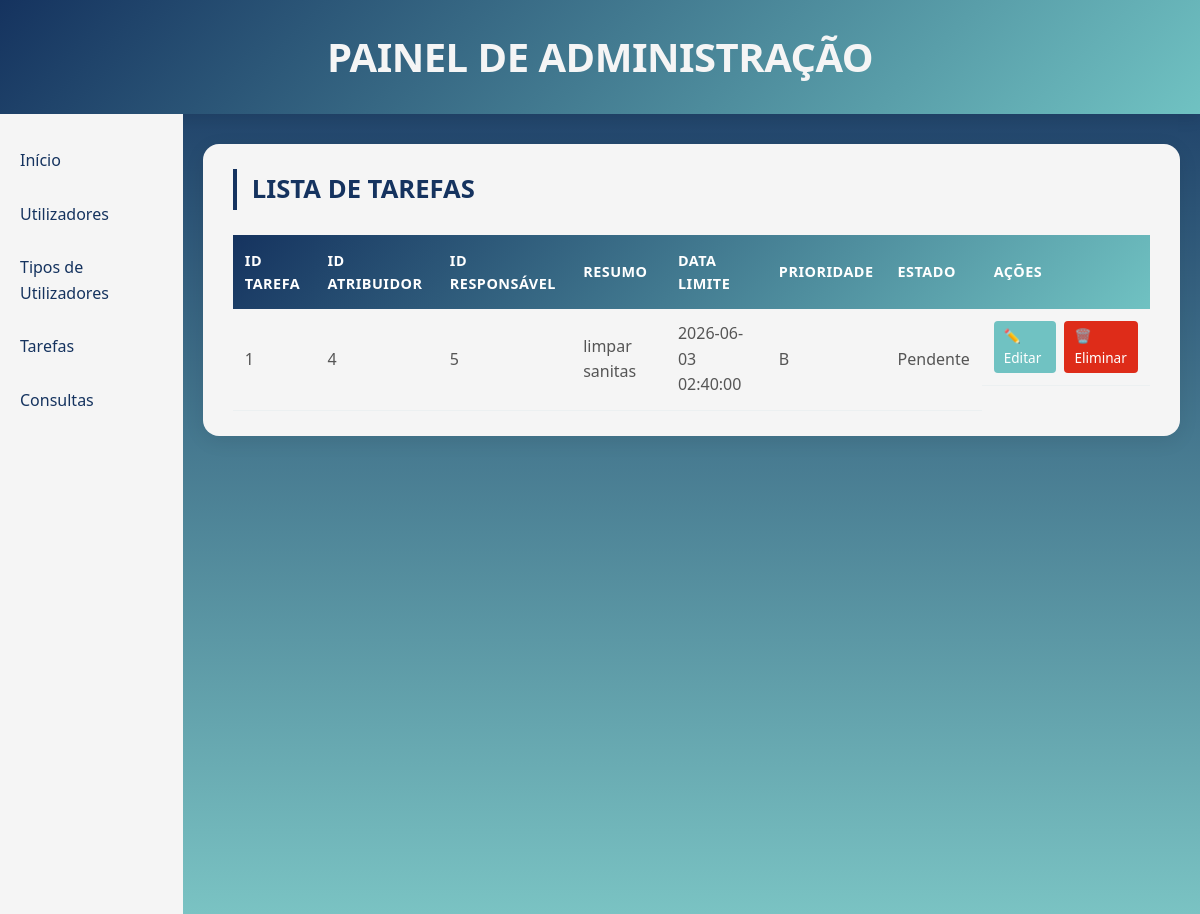
The app's page /adm/tarefas.php (signed in) with its own data.
### tables this page shows
CREATE TABLE `tarefas` (
  `id_tarefa` int(11) NOT NULL,
  `id_atribuidor` int(11) NOT NULL,
  `id_responsavel` int(11) NOT NULL,
  `resumo` varchar(300) NOT NULL,
  `data_lim` datetime DEFAULT NULL,
  `prioridade` char(1) DEFAULT NULL,
  `Estado` varchar(10) NOT NULL DEFAULT 'Pendente'
);

### adm/tarefas.php (the view, shortened to what this page needs)
<!DOCTYPE html>
<html lang="pt">
<head>
    <link rel="stylesheet" href="../styles/admin.css">
</head>
<body>
<?php
    require "../db.php";
    $sql = "SELECT id_tarefa, id_atribuidor, id_responsavel, resumo, data_lim, prioridade, Estado FROM tarefas";
    $result = $conn->query($sql);
?>
    <header>
        <h1>PAINEL DE ADMINISTRAÇÃO</h1>
    </header>
    <div class="layout">
        <nav class="sidebar">
            <ul>
                <li><a href="../admin.php">Início</a></li>
                <li><a href="utilizadores.php">Utilizadores</a></li>
                <li><a href="tipo_users.php">Tipos de Utilizadores</a></li>
                <li><a href="tarefas.php">Tarefas</a></li>
                <li><a href="consultas.php">Consultas</a></li>
            </ul>
        </nav>
        <main class="container">
            <section class="card">
                <div class="card-header">
                    <h2>LISTA DE TAREFAS</h2>
                </div>
                <table>
                    <thead>
                        <tr>
                            <th>ID Tarefa</th>
                            <th>ID Atribuidor</th>
                            <th>ID Responsável</th>
                            <th>Resumo</th>
                            <th>Data Limite</th>
                            <th>Prioridade</th>
                            <th>Estado</th>
                            <th>Ações</th>
                        </tr>
                    </thead>
                    <tbody>
                        <?php while($row = $result->fetch_assoc()): ?>
                        <tr>
                            <td><?= $row["id_tarefa"] ?></td>
                            <td><?= $row["id_atribuidor"] ?></td>
                            <td><?= $row["id_responsavel"] ?></td>
                            <td><?= $row["resumo"] ?></td>
                            <td><?= $row["data_lim"] ?></td>
                            <td><?= $row["prioridade"] ?></td>
                            <td><?= $row["Estado"] ?></td>
                            <td class="acoes">
                                <a href="scripts/edit_tarefa.php?id=<?= $row["id_tarefa"] ?>" class="btn-editar">✏️ Editar</a>
                                <a href="scripts/delete_tarefa.php?id=<?= $row["id_tarefa"] ?>" class="btn-eliminar" onclick="return confirm('Tem a certeza que deseja eliminar esta tarefa?')">🗑️ Eliminar</a>
                            </td>
                        </tr>
                        <?php endwhile; ?>
                    </tbody>
                </table>
            </section>
        </main>
    </div>
</body>
</html>

### styles/admin.css (style rules this page uses)
* { margin: 0; padding: 0; box-sizing: border-box; font-family: "Segoe UI", Tahoma, Geneva, Verdana, sans-serif; }
body { background: linear-gradient( #15335f 0%, #7ac3c3 100% ); color: #f5f5f5; line-height: 1.6; }
header { background: linear-gradient(135deg, #15335f 0%, #70c2c2 100%); color: #f5f5f5; padding: 25px 20px; text-align: center; box-shadow: 0 4px 15px rgba(0, 0, 0, 0.1); }
header h1 { font-size: 2rem; font-weight: bold; font-size: 40px; letter-spacing: -0.5px; }
.container { max-width: 1300px; margin: 30px auto; padding: 0 20px; }
.card { background: #F5F5F5; margin-bottom: 30px; padding: 25px 30px; border-radius: 16px; box-shadow: 0 5px 20px rgba(0, 0, 0, 0.08); transition: transform 0.2s ease, box-shadow 0.2s ease; }
.card h2 { margin-bottom: 25px; color: #15335f; font-size: 1.6rem; font-weight: 600; border-left: 4px solid #15335f; padding-left: 15px; }
table { width: 100%; border-collapse: collapse; margin-top: 10px; overflow-x: auto; display: block; }
table thead { background: linear-gradient(135deg, #15335f 0%, #70c2c2 100%); }
table th { color: white; padding: 14px 12px; text-align: left; font-weight: 600; font-size: 0.9rem; text-transform: uppercase; letter-spacing: 0.5px; }
table td { padding: 12px; border-bottom: 1px solid #ecf0f1; color: #555; }
table tbody tr { transition: background 0.2s ease; }
.card { animation: fadeIn 0.5s ease-out; }
::placeholder { color: #2d4063; opacity: 1; }
.card-header { display: flex; justify-content: space-between; align-items: center; margin-bottom: 25px; }
.card-header h2 { margin-bottom: 0; border-left: 4px solid #15335f; padding-left: 15px; }
.layout { display: flex; }
.sidebar { width: 220px; min-height: 100vh; background-color: #F5F5F5; border-color: #498989; padding: 20px 0; }
.sidebar ul { list-style: none; padding: 0; margin: 0; }
.sidebar ul li a { display: block; padding: 14px 20px; color: #15335f; text-decoration: none; }
table { width: 100%; overflow-x: auto; display: block; }
.acoes { display: flex; gap: 8px; }
.btn-editar, .btn-eliminar { padding: 4px 10px; border-radius: 4px; text-decoration: none; font-size: 0.85rem; }
.btn-editar { background: #70c2c2; color: white; }
.btn-eliminar { background: #de2c19; color: white; }

### records on screen
tarefas: id_tarefa "1", id_atribuidor "4", id_responsavel "5", resumo "limpar sanitas", data_lim "2026-06-03 02:40:00", prioridade "B", Estado "Pendente"
